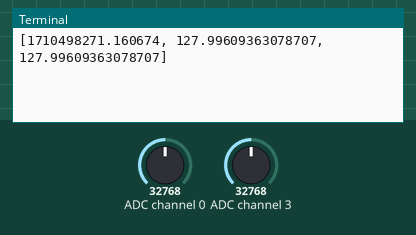
Bench run of a program on a simulated Raspberry Pi (BCM pin numbers). Shown: the last lines printed to the terminal. The test bench sets the inputs (shaded band); at power-on: ADC channel 0 = 32768, ADC channel 3 = 32768 (analog values on the 0–65535 scale). Files the program writes start out absent; the clock reads 2024-03-15 10:24:30 at power-on unless the program sets it.

Above: at 1.2 s.
1.3 s: ADC channel 0 set to 45874
At 2.7 s:
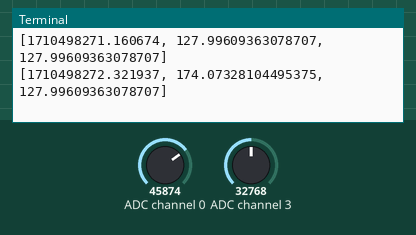
2.8 s: ADC channel 3 set to 45874
At 4.1 s:
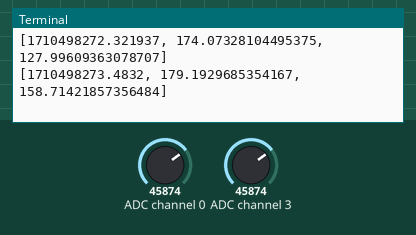
4.3 s: ADC channel 0 set to 57670
At 5.5 s:
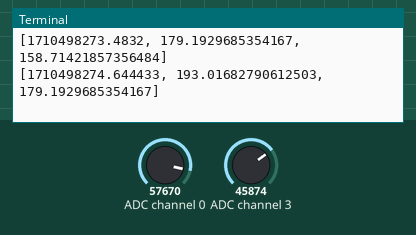
5.8 s: ADC channel 3 set to 57670
At 6.7 s:
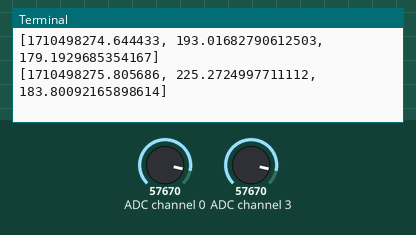
Timing chart, 0 to 8.3 s (numbered marks = the images above; inputs shaded):
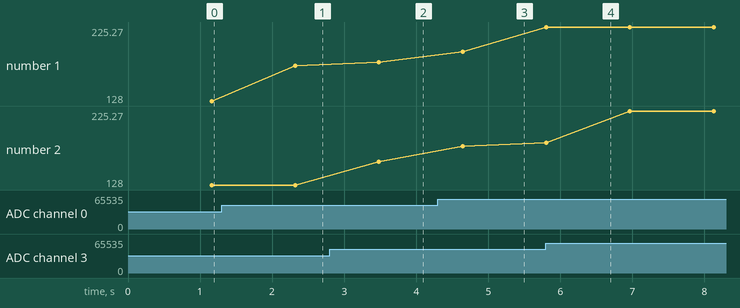

The program:

main.py
```python
import time
import board
import busio
import adafruit_ads1x15.ads1015 as ADS
from adafruit_ads1x15.analog_in import AnalogIn
import configuration as conf

i2c = busio.I2C(board.SCL, board.SDA)
ads = ADS.ADS1015(i2c)
ads.gain = 16
channels = {sensor: AnalogIn(ads, sensor) for sensor in conf.SENSORS}

def print_sensor_data(n_measurements=10):
    data = [[] for i in range(len(conf.SENSORS))]
    for j in range(n_measurements):
        time.sleep(1/n_measurements)
        for i, sensor in enumerate(conf.SENSORS):
            # raw = channels[sensor].value
            voltage = channels[sensor].voltage *1000
            data[i].append(voltage)
    results = [time.time()] + [sum(data[i])/len(data[i]) for i in range(len(conf.SENSORS))]
    print(results)
    return results


def monitor():
    while True:
        data = print_sensor_data()

        file='data/sensor_readings.csv'
        with open(file, 'w') as filetowrite:
            row = ",".join([str(v) for v in data])
            filetowrite.write(row)

if __name__ == "__main__":
    monitor()
```

configuration.py
```python
import adafruit_ads1x15.ads1015 as ADS

# Define sensor channels
# SENSORS = [ADS.P1, ADS.P2, ADS.P3]
SENSORS = [
    ADS.P0, # Soldered sensor
    ADS.P3, # Needle adapter
]
```

Measured:
- after the input at 1.3 s, the terminal: prints a new line after 1.0 s (image 1)
- after the input at 2.8 s, the terminal: prints a new line after 0.68 s (image 2)
- after the input at 4.3 s, the terminal: prints a new line after 0.34 s (image 3)
- after the input at 5.8 s, the terminal: prints a new line at once (image 4)
- plotted number 1: 128 → 174.07 after the input at 1.3 s, 179.19 → 193.02 after the input at 4.3 s
- plotted number 2: 128 → 158.71 after the input at 2.8 s
